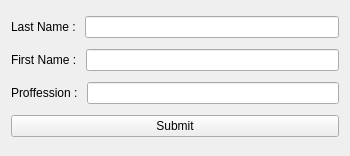
<?xml version="1.0" encoding="UTF-8"?>
<ui version="4.0">
 <class>Widget</class>
 <widget class="QWidget" name="Widget">
  <property name="geometry">
   <rect>
    <x>0</x>
    <y>0</y>
    <width>350</width>
    <height>156</height>
   </rect>
  </property>
  <property name="windowTitle">
   <string>Widget</string>
  </property>
  <layout class="QVBoxLayout" name="verticalLayout">
   <item>
    <layout class="QHBoxLayout" name="horizontalLayout">
     <item>
      <widget class="QLabel" name="label">
       <property name="text">
        <string>Last Name : </string>
       </property>
      </widget>
     </item>
     <item>
      <widget class="QLineEdit" name="lastnameLineEdit"/>
     </item>
    </layout>
   </item>
   <item>
    <layout class="QHBoxLayout" name="horizontalLayout_2">
     <item>
      <widget class="QLabel" name="label_2">
       <property name="text">
        <string>First Name : </string>
       </property>
      </widget>
     </item>
     <item>
      <widget class="QLineEdit" name="firstnameLineEdit"/>
     </item>
    </layout>
   </item>
   <item>
    <layout class="QHBoxLayout" name="horizontalLayout_3">
     <item>
      <widget class="QLabel" name="label_3">
       <property name="text">
        <string>Proffession : </string>
       </property>
      </widget>
     </item>
     <item>
      <widget class="QLineEdit" name="proffessionLineEdit"/>
     </item>
    </layout>
   </item>
   <item>
    <widget class="QPushButton" name="submitButton">
     <property name="text">
      <string>Submit</string>
     </property>
    </widget>
   </item>
  </layout>
 </widget>
 <resources/>
 <connections/>
</ui>
